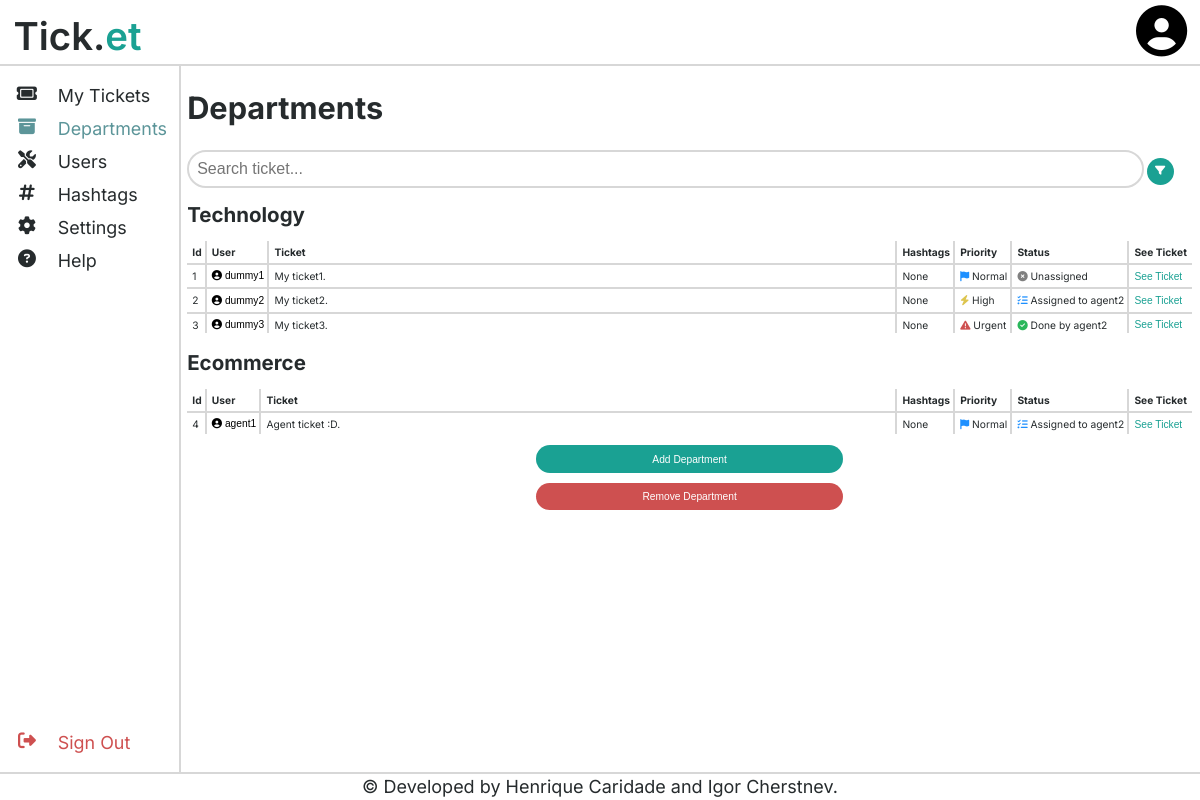
The page /index.php?page=departments (signed in) on the database its author committed.
### tables this page shows
CREATE TABLE Department (
    name STRING PRIMARY KEY NOT NULL,
    abbrev STRING UNIQUE NOT NULL
);

CREATE TABLE TicketModel (
    id INTEGER PRIMARY KEY NOT NULL,
    publisher STRING NOT NULL REFERENCES User(username),
    date DATETIME NOT NULL,
    subject STRING NOT NULL,
    text STRING NOT NULL,
    department STRING NOT NULL REFERENCES Department(username),
    priority STRING NOT NULL CHECK (priority IN ('Normal', 'High', 'Urgent')) DEFAULT 'Normal',
    status STRING NOT NULL CHECK (status IN ('Not Done', 'Done')) DEFAULT 'Not Done',
    agentUsername STRING REFERENCES User(username) DEFAULT NULL
);

### index.php (called while the page is built, shortened)
<?php
    include_once('./classes/session.php');
    $session = Session::getSession();
    if (isset($_GET['page'])) {
        switch ($_GET['page']) {
            case 'departments': include_once("./pages/department_page.php"); break;
        }
    } else {
        if ($session->isLoggedIn()) die(header('Location: ./index.php?page=dashboard'));
        else die(header('Location: ./index.php?page=login'));
    }
    drawPage($_GET);
?>

### classes/session.php (called while the page is built, shortened)
<?php
    class Session {
        static ?Session $instance = null;
        static function getSession() : Session {
            if (static::$instance === null)
                static::$instance = new Session();
            return static::$instance;
        }
        public function getSavedInput(string $attrib) : ?string {
            return $_SESSION[Session::INPUT][$attrib];
        }
        public function getMyRights(string $rights){
            return Session::getRights($_SESSION[Session::USERTYPE], $rights);
        }
        public static function getRights(string $userType, string $rights) {
            if($rights === User::USERTYPE_AGENT){
                return $userType === User::USERTYPE_AGENT or $userType === User::USERTYPE_ADMIN;
            }
            if($rights === User::USERTYPE_ADMIN){
                return $userType === User::USERTYPE_ADMIN;
            }
        }
    }
?>

### classes/department.php (called while the page is built, shortened)
<?php
    class Department{
        private function __construct(string $name, string $abbrev) {
            $this->name = $name;
        }
        private static function fromArray(array $department) : Department {
            return new Department($department["name"], $department["abbrev"]);
        }
        public static function getAllDepartments(PDO $db) : array {
            $stmt = $db->prepare('SELECT * FROM Department');
            $stmt->execute();
            $departmentArray = array();
            foreach($stmt->fetchAll() as $department){
                $departmentArray[] = Department::fromArray($department);
            }
            return $departmentArray;
        }
    }
?>

### classes/ticket.php (called while the page is built, shortened)
<?php
    require_once(dirname(__DIR__) . "/classes/filters.php");
    class Ticket {
        private function __construct(PDO $db, int $id, string $publisher, DateTime $date, string $subject, string $text, string $department, string $priority, string $status, ?string $agentUsername) {
            $this->id = $id;
            $this->subject = $subject;
            $i = 0;
            $str = "";
            if ($i == 0) {
                $str = 'None';
            }
            $this->hashtagString = $str;
        }
        private static function fromArray(PDO $db, array $ticket) : Ticket {
            return new Ticket($db, (int) $ticket['id'], $ticket['publisher'], new DateTime($ticket['date']), $ticket['subject'], $ticket['text'], $ticket['department'], $ticket['priority'], $ticket['status'], $ticket['agentUsername']);
        }
        public static function getFilteredTickets(PDO $db, string $department, Filters $filters, string $query = '') : array {
            $priorityArray = array_filter(array($filters->normal ? 'Normal' : null , $filters->high ? 'High' : null, $filters->urgent ? 'Urgent' : null), fn($val) => $val !== null);
            $cond = Filters::getFiltersCondition($filters);
            $words = explode(" ", $query);
            $hashtags = array_filter($words, fn($val) => $val[0] === '#');
            $hashtags = array_map(fn($val) => substr($val, 1), $hashtags);
            $words = array_filter($words, fn($val) => $val[0] !== '#');
            $query = join(" ", $words);
            $stmt = $db->prepare('SELECT * FROM Ticket WHERE department = ? AND (date BETWEEN ? AND ?) AND ' . $cond . ' AND (subject LIKE ? OR text LIKE ? OR publisher LIKE ? OR agentUsername LIKE ?) AND priority IN (' . join(',', array_fill(0, sizeof($priorityArray), '?')) . ') ' . (empty($hashtags) ? '' : 'AND id IN (SELECT ticketId FROM HashtagOfTicket WHERE hashtagId IN (SELECT id FROM Hashtag WHERE value IN (' . join(',', array_fill(0, sizeof($hashtags), '?')) . ')))'));
            $query = '%' . str_replace(array('\\', '_', '%', ' '), array('\\\\', '\\_', '\\%', '%'), $query) . '%';
            $stmt->execute(array($department, $filters->from, $filters->to, $query, $query, $query, $query, ...$priorityArray, ...$hashtags));
            $tickets = $stmt->fetchAll();
            $ticketArray = array();
            foreach ($tickets as $ticket) {
                $ticketArray[] = Ticket::fromArray($db, $ticket);
            }
            return $ticketArray;
        }
    }
?>

### classes/filters.php (called while the page is built, shortened)
<?php
    class Filters {
        private function __construct(bool $normal, bool $high, bool $urgent, bool $unassigned, bool $assigned, bool $done, string $from, string $to) {
            $this->normal = $normal;
            $this->high = $high;
            $this->urgent = $urgent;
            $this->unassigned = $unassigned;
            $this->assigned = $assigned;
            $this->done = $done;
            $this->from = $from;
            $this->to = $to;
        }
        public static function getFilters(PDO $db, string $username) : ?Filters {
            $stmt = $db->prepare('SELECT * FROM Filters WHERE username = ?');
            $stmt->execute(array($username));
            $prefArray = $stmt->fetch();
            return new Filters($prefArray['filterNormal'], $prefArray['filterHigh'], $prefArray['filterUrgent'], $prefArray['filterUnassigned'],  $prefArray['filterAssigned'], $prefArray['filterDone'], $prefArray['filterDateFrom'], $prefArray['filterDateTo']);
        }
        public static function getFiltersCondition (Filters $Filters) : string {
            if ($Filters->unassigned) {
                if ($Filters->assigned) {
                    if ($Filters->done){
                        return 'TRUE';
                    } else {
                        return '(status = "Not Done")';
                    }
                } else {
                    if ($Filters->done){
                        return '((status = "Not Done" AND agentUsername IS NULL) OR (status = "Done" AND agentUsername IS NOT NULL))';
                    } else {
                        return '(status = "Not Done" AND agentUsername IS NULL)';
                    }
                }
            }
        }
    }
?>

### templates/ticket.php (the view, shortened to what this page needs)
<?php
    require_once(dirname(__DIR__) . "/classes/ticket.php");
    require_once(dirname(__DIR__) . "/templates/profile.php");
    require_once(dirname(__DIR__) . "/templates/priority.php");
    require_once(dirname(__DIR__) . "/templates/status.php");
?>
<?php
    function _drawTicketDepartment(Ticket $ticket) {
?>
        <tr class="ticket">
            <td class="ticket-id"><?=htmlentities($ticket->id)?></td>
            <td class="ticket-username"><?php drawProfile($ticket->publisher, true); ?></td>
            <td class="ticket-subject"><?=htmlentities($ticket->subject)?></td>
            <td class="ticket-hashtag"><?=$ticket->hashtagString; ?></td>
            <td class="ticket-priority"><?php drawPriority($ticket->priority); ?></td>
            <td class="ticket-status"><?php drawStatus($ticket->status, $ticket->agentUsername); ?></td>
            <td class="ticket-edit">
                <form class="ticket-form" action="./index.php" method="get">
                    <button type='submit' class="ticket-submit">See Ticket</button>
                </form>
            </td>
        </tr>
<?php
    }
    function drawTicketsDepartment(array $tickets, string $department) {
?>
    <h1> <?=htmlentities($department); ?></h1>
    <div class="scroll-wrapper">
        <table id="tickets">
            <thead>
                <tr>
                    <th style="width: 0;">Id</th>
                    <th style="width: 0;">User</th>
                    <th>Ticket</th>
                    <th style="width: 0;">Hashtags</th>
                    <th style="width: 0;">Priority</th>
                    <th style="width: 0;">Status</th>
                    <th style="width: 0;">See Ticket</th>
                </tr>
            </thead>
            <tbody>
            <?php foreach ($tickets as $ticket) _drawTicketDepartment($ticket); ?>
            </tbody>
        </table>
    </div>
<?php
    }
?>

### pages/department_page.php (shortened to what this page needs)
<?php
    require_once(dirname(__DIR__) . "/templates/header.php");
    require_once(dirname(__DIR__) . "/templates/footer.php");
    require_once(dirname(__DIR__) . "/templates/sidebar.php");
    require_once(dirname(__DIR__) . "/templates/ticket.php");
    require_once(dirname(__DIR__) . "/templates/toast.php");
    require_once(dirname(__DIR__) . "/classes/session.php");
    require_once(dirname(__DIR__) . "/classes/department.php");
    require_once(dirname(__DIR__) . "/classes/ticket.php");
    require_once(dirname(__DIR__) . "/classes/filters.php");
    $session = Session::getSession();
    function drawPage(array $getArray) {
        global $session;
        $db = getDatabaseConnection();
        $departments = ($session->getMyRights(User::USERTYPE_ADMIN)) ?
            Department::getAllDepartments($db) :
            Department::getDepartmentsFromAgent($db, $_SESSION[Session::USERNAME]);
        $preferences = Filters::getFilters($db, $_SESSION[Session::USERNAME]);
        $query = $session->getSavedInput(Session::S_DEPARTMENT) ?? '';
?>
<main class="main-sidebar">
    <div class="page center-toast">
        <h1 class="title">Departments</h1>
        <input id="department-search" type="search" placeholder="Search ticket..." value="<?=$query?>">
        <button id="department-filters"><i class="fa-solid fa-filter"></i></button>
        <div id="department-tables">
            <?php
            foreach ($departments as $department) {
                $tickets = Ticket::getFilteredTickets($db, $department->name, $preferences, $query);
                drawTicketsDepartment($tickets, $department->name);
            }?>
        </div>
        <?php if ($session->getMyRights(User::USERTYPE_ADMIN)) { ?>
            <div class="big-button"><button id="department-add-button">Add Department</button></div>
            <div class="big-button"><button id="department-remove-button" class="red">Remove Department</button></div>
        <?php }
        ?>
    </div>
</main>
<?php
    }
?>

### templates/profile.php (shortened to what this page needs)
<?php
    function drawProfile(?string $username, bool $showUsername=false) {
?>
<div class="profile" data-user="<?=htmlentities($username)?>">
    <form class="other-profile-form" action="./index.php" method="get">
        <button type='submit' class="other-profile-submit">
            <i class="fa-solid fa-circle-user"></i>
        <?php if ($showUsername) { ?>
            <span class="username"><?=htmlentities($username)?></span>
        <?php } ?>
        </button>
    </form>
</div>
<?php
    }
?>

### templates/priority.php
<?php
    function drawPriority(string $priority) {
?>
<div class="priority">
    <?php if ($priority === 'Normal') { ?>
        <i class="fa-solid fa-flag"style="color: dodgerblue"></i>
    <?php } else if ($priority === 'High') { ?>
        <i class="fa-solid fa-bolt" style="color: var(--warning-color)"></i>
    <?php } else if ($priority === 'Urgent') { ?>
        <i class="fa-solid fa-triangle-exclamation" style="color: var(--error-color)"></i>
    <?php } ?>
    <span class="priority"><?=htmlentities($priority)?></span>
</div> <?php }?>

### templates/status.php (shortened to what this page needs)
<?php
    require_once(dirname(__DIR__) . "/templates/priority.php");
    require_once(dirname(__DIR__) . "/classes/ticket.php");
    ?>
    <?php
    function drawStatus(string $status, ?string $agentUsername=null) {
        $statusStr = $status;
?>
<div class="status">
    <?php if ($status === Ticket::UNASSIGNED) { ?>
        <i class="fa-solid fa-circle-xmark" style="color: gray;"></i>
    <?php } else if ($status === Ticket::ASSIGNED) { ?>
        <i class="fa-solid fa-list-check" style="color: dodgerblue"></i>
        <?php if ($agentUsername !== null) $statusStr .= " to " . $agentUsername;?>
    <?php } else if ($status === Ticket::DONE) { ?>
        <i class="fa-solid fa-circle-check" style="color: var(--success-color);"></i>
        <?php if ($agentUsername !== null) $statusStr .= " by " . $agentUsername;?>
    <?php } ?>
    <span class="status"><?=htmlentities($statusStr)?></span>
</div>
<?php } ?>

### rows shown on the page
department: name "Technology"
ticketmodel: id "1", publisher "dummy1", subject "My ticket1.", hashtagString "None", priority "Normal"
ticketmodel: id "2", publisher "dummy2", subject "My ticket2.", hashtagString "None", priority "High", agentUsername "Assigned to agent2"
ticketmodel: id "3", publisher "dummy3", subject "My ticket3.", hashtagString "None", priority "Urgent", statusStr "Done by agent2"
department: name "Ecommerce"
ticketmodel: id "4", publisher "agent1", subject "Agent ticket :D.", hashtagString "None", priority "Normal", agentUsername "Assigned to agent2"
